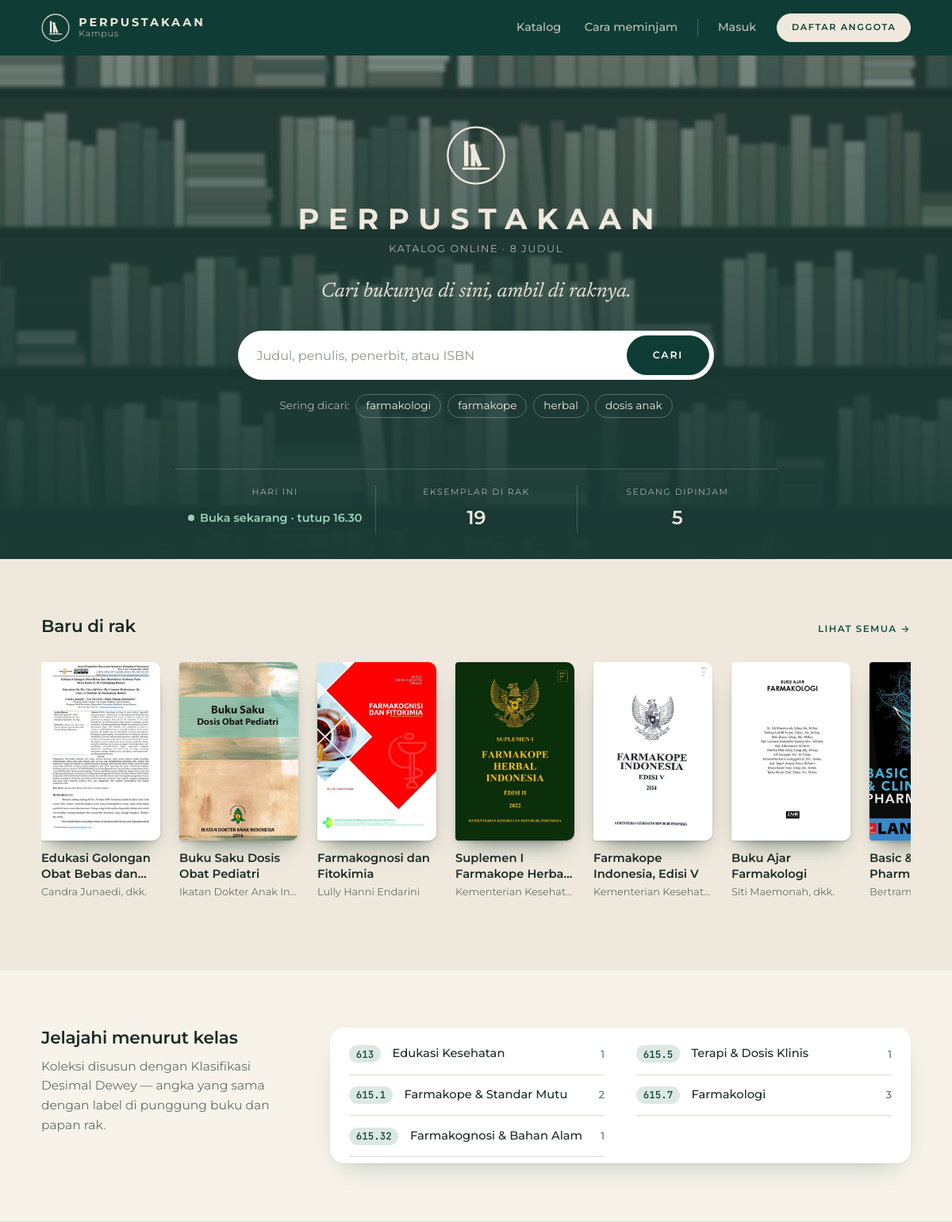
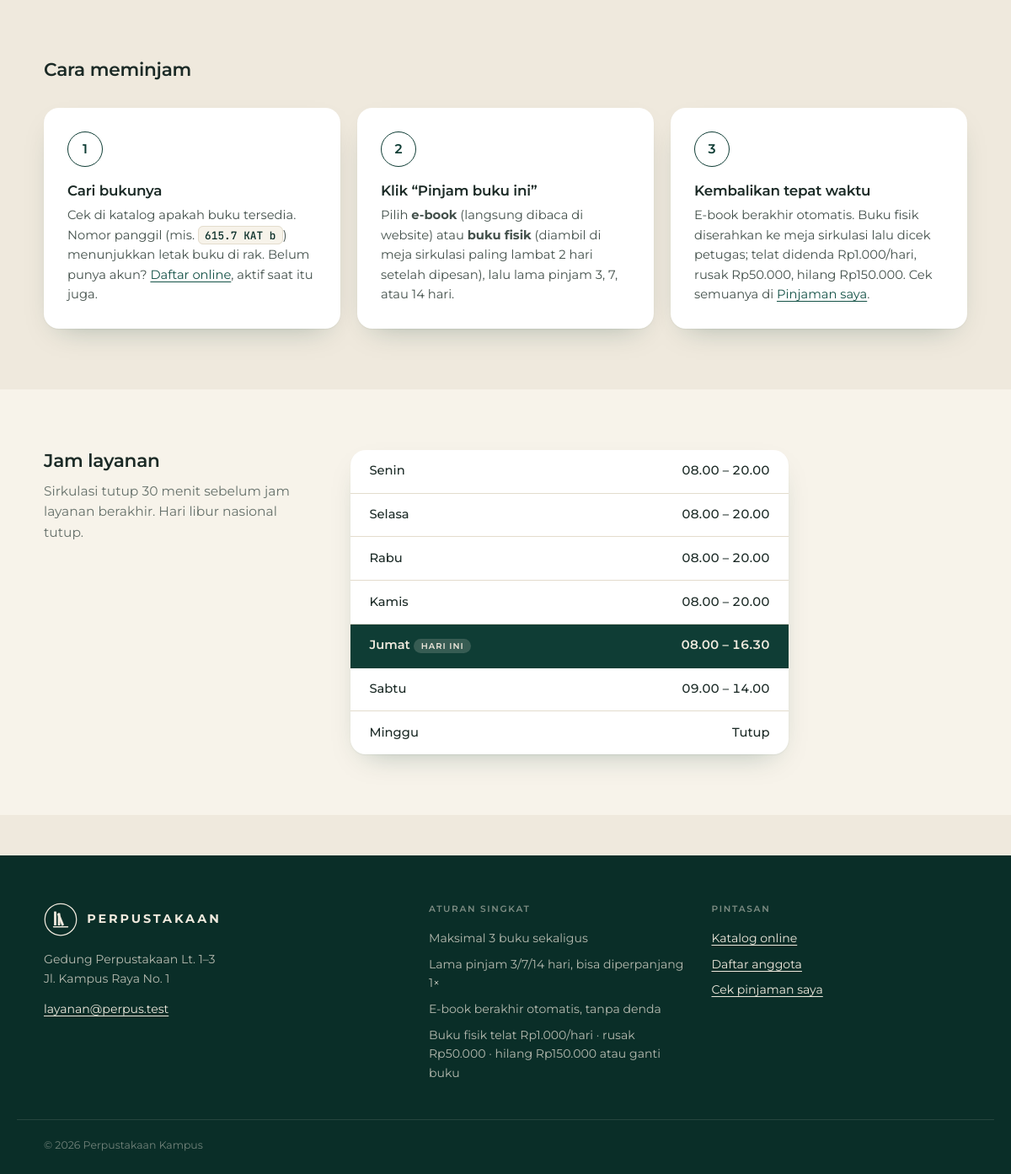
The page / on the database its author committed (2 pictures, top to bottom).
### tables this page shows
CREATE TABLE buku (
  id INT AUTO_INCREMENT PRIMARY KEY,
  judul VARCHAR(200) NOT NULL,
  penulis VARCHAR(150) NOT NULL,
  penerbit VARCHAR(120) NOT NULL,
  tahun SMALLINT NULL,
  isbn VARCHAR(20) NULL,
  kategori_id INT NOT NULL,
  no_panggil VARCHAR(40) NOT NULL,
  rak VARCHAR(20) NOT NULL,
  halaman SMALLINT NULL,
  bahasa VARCHAR(30) NOT NULL DEFAULT 'Indonesia',
  stok TINYINT UNSIGNED NOT NULL DEFAULT 1,
  sinopsis TEXT NULL,
  daftar_isi TEXT NULL,           
  file_pdf VARCHAR(150) NULL,     
  sampul VARCHAR(150) NULL,       
  dibuat TIMESTAMP NOT NULL DEFAULT CURRENT_TIMESTAMP,
  FOREIGN KEY (kategori_id) REFERENCES kategori(id)
);

### index.php (the view, shortened to what this page needs)
<?php
require __DIR__ . '/config.php';
$stat = q('SELECT COUNT(*) judul, COALESCE(SUM(stok),0) eksemplar FROM buku')->fetch();
$dipinjam = (int) q('SELECT COUNT(*) FROM peminjaman WHERE tgl_kembali IS NULL')->fetchColumn();
$terbaru = q('SELECT id, judul, penulis, no_panggil, sampul FROM buku ORDER BY dibuat DESC, id DESC LIMIT 8')->fetchAll();
$kelas = q('SELECT k.kode, k.nama, COUNT(b.id) jumlah FROM kategori k LEFT JOIN buku b ON b.kategori_id = k.id
            GROUP BY k.id ORDER BY k.kode')->fetchAll();
[$buka, $statusLayanan] = status_layanan();
$hariIni = (int) date('N');
$namaHari = [1 => 'Senin', 'Selasa', 'Rabu', 'Kamis', 'Jumat', 'Sabtu', 'Minggu'];
require __DIR__ . '/partials/header.php';
?>
<section class="hero">
  <div class="wrap hero__in">
    <?= logo('hero__logo') ?>
    <h1 class="hero__title">Perpustakaan</h1>
    <p class="hero__sub">Katalog Online · <?= number_format((int) $stat['judul'], 0, ',', '.') ?> Judul</p>
    <p class="hero__tagline">Cari bukunya di sini, ambil di raknya.</p>
    <form class="search search--hero" action="<?= url('katalog.php') ?>" role="search">
      <input id="q" name="q" type="search" placeholder="Judul, penulis, penerbit, atau ISBN" autocomplete="off">
      <button class="btn" type="submit">Cari</button>
    </form>
    <p class="hero__hint">Sering dicari:
      <a href="<?= url('katalog.php?kelas=615.7') ?>">farmakologi</a>
      <a href="<?= url('katalog.php?q=farmakope') ?>">farmakope</a>
      <a href="<?= url('katalog.php?q=herbal') ?>">herbal</a>
      <a href="<?= url('katalog.php?q=pediatri') ?>">dosis anak</a>
    </p>
  </div>
  <div class="wrap">
    <dl class="today" aria-label="Status layanan hari ini">
      <div><dt>Hari ini</dt><dd class="today__status <?= $buka ? 'is-open' : '' ?>"><span class="dot"></span><?= e($statusLayanan) ?></dd></div>
      <div><dt>Eksemplar di rak</dt><dd><?= (int) $stat['eksemplar'] - $dipinjam ?></dd></div>
      <div><dt>Sedang dipinjam</dt><dd><?= $dipinjam ?></dd></div>
    </dl>
  </div>
</section>
<section class="section">
  <div class="wrap">
    <div class="section__head">
      <h2>Baru di rak</h2>
      <a class="link-arrow" href="<?= url('katalog.php?urut=terbaru') ?>">Lihat semua</a>
    </div>
    <ul class="shelf">
      <?php foreach ($terbaru as $b): ?>
        <li>
          <a class="shelf__item" href="<?= url('buku.php?id=' . $b['id']) ?>">
            <?= sampul($b) ?>
            <span class="shelf__title"><?= e($b['judul']) ?></span>
            <span class="shelf__author"><?= e($b['penulis']) ?></span>
          </a>
        </li>
      <?php endforeach ?>
    </ul>
  </div>
</section>
<section class="section section--alt">
  <div class="wrap split">
    <div>
      <h2>Jelajahi menurut kelas</h2>
      <p class="muted">Koleksi disusun dengan Klasifikasi Desimal Dewey — angka yang sama dengan label di punggung buku dan papan rak.</p>
    </div>
    <ol class="ddc">
      <?php foreach ($kelas as $k): ?>
        <li>
          <a href="<?= url('katalog.php?kelas=' . $k['kode']) ?>">
            <span class="ddc__code"><?= e($k['kode']) ?></span>
            <span class="ddc__name"><?= e($k['nama']) ?></span>
            <span class="ddc__count"><?= (int) $k['jumlah'] ?></span>
          </a>
        </li>
      <?php endforeach ?>
    </ol>
  </div>
</section>
<section class="section" id="cara-pinjam">
  <div class="wrap">
    <h2>Cara meminjam</h2>
    <ol class="steps">
      <li>
        <h3>Cari bukunya</h3>
        <p>Cek di katalog apakah buku tersedia. Nomor panggil (mis. <code class="callno">615.7 KAT b</code>) menunjukkan letak buku di rak. Belum punya akun? <a href="<?= url('daftar.php') ?>">Daftar online</a>, aktif saat itu juga.</p>
      </li>
      <li>
        <h3>Klik “Pinjam buku ini”</h3>
        <p>Pilih <strong>e-book</strong> (langsung dibaca di website) atau <strong>buku fisik</strong> (diambil di meja sirkulasi paling lambat <?= BATAS_AMBIL ?> hari setelah dipesan), lalu lama pinjam <?= implode(', ', array_slice(PILIHAN_LAMA, 0, -1)) ?>, atau <?= max(PILIHAN_LAMA) ?> hari.</p>
      </li>
      <li>
        <h3>Kembalikan tepat waktu</h3>
        <p>E-book berakhir otomatis. Buku fisik diserahkan ke meja sirkulasi lalu dicek petugas; telat didenda <?= rupiah(DENDA_PER_HARI) ?>/hari, rusak <?= rupiah(DENDA_KONDISI['rusak']) ?>, hilang <?= rupiah(DENDA_KONDISI['hilang']) ?>. Cek semuanya di <a href="<?= url('pinjaman.php') ?>">Pinjaman saya</a>.</p>
      </li>
    </ol>
  </div>
</section>
<section class="section section--alt" id="jam">
  <div class="wrap split">
    <div>
      <h2>Jam layanan</h2>
      <p class="muted">Sirkulasi tutup 30 menit sebelum jam layanan berakhir. Hari libur nasional tutup.</p>
    </div>
    <table class="hours">
      <?php foreach (JAM_LAYANAN as $h => $jam): ?>
        <tr<?= $h === $hariIni ? ' class="is-today"' : '' ?>>
          <th scope="row"><?= $namaHari[$h] ?><?= $h === $hariIni ? ' <span class="tag">Hari ini</span>' : '' ?></th>
          <td><?= $jam ? str_replace(':', '.', $jam[0]) . ' – ' . str_replace(':', '.', $jam[1]) : 'Tutup' ?></td>
        </tr>
      <?php endforeach ?>
    </table>
  </div>
</section>
<?php require __DIR__ . '/partials/footer.php'; ?>

### config.php (shortened to what this page needs)
<?php
function url(string $path = ''): string { return BASE . '/' . $path; }
function db(): PDO
{
    static $pdo;
    if (!$pdo) {
        try {
            $pdo = new PDO('mysql:host=' . DB_HOST . ';port=' . DB_PORT . ';dbname=' . DB_NAME . ';charset=utf8mb4', DB_USER, DB_PASS, [
                PDO::ATTR_ERRMODE => PDO::ERRMODE_EXCEPTION,
                PDO::ATTR_DEFAULT_FETCH_MODE => PDO::FETCH_ASSOC,
            ]);
        } catch (PDOException $e) {
            http_response_code(500);
            exit('<p style="font:16px sans-serif;padding:2rem">Database belum tersambung. Jalankan MySQL dan import <code>database.sql</code>, lalu cek pengaturan di <code>config.php</code>.</p>');
        }
        rawat_data();
    }
    return $pdo;
}
function rawat_data(): void
{
    q("UPDATE peminjaman SET tgl_kembali = jatuh_tempo, kondisi = 'baik'
       WHERE format = 'ebook' AND tgl_kembali IS NULL AND jatuh_tempo < CURDATE()");
    q("DELETE FROM peminjaman WHERE format = 'fisik' AND tgl_ambil IS NULL AND tgl_kembali IS NULL
       AND tgl_pinjam < CURDATE() - INTERVAL " . BATAS_AMBIL . " DAY");
    q('DELETE FROM antrean WHERE tgl_tersedia < CURDATE() - INTERVAL ' . BATAS_GILIRAN . ' DAY');
    foreach (q('SELECT DISTINCT buku_id FROM antrean WHERE tgl_tersedia IS NULL')->fetchAll(PDO::FETCH_COLUMN) as $bukuId) {
        $kosong = (int) q('SELECT b.stok - ' . SQL_DIPINJAM . ' FROM buku b WHERE b.id = ?', [$bukuId])->fetchColumn();
        if ($kosong > 0) {
            q('UPDATE antrean SET tgl_tersedia = CURDATE() WHERE buku_id = ? AND tgl_tersedia IS NULL ORDER BY dibuat, id LIMIT ' . $kosong, [$bukuId]);
        }
    }
}
function q(string $sql, array $args = []): PDOStatement
{
    $st = db()->prepare($sql);
    $st->execute($args);
    return $st;
}
function e(?string $s): string { return htmlspecialchars((string) $s, ENT_QUOTES, 'UTF-8'); }
function rupiah(int $n): string { return 'Rp' . number_format($n, 0, ',', '.'); }
function status_layanan(): array
{
    $jam = JAM_LAYANAN[(int) date('N')];
    $now = date('H:i');
    if ($jam && $now >= $jam[0] && $now < $jam[1]) return [true, 'Buka sekarang · tutup ' . str_replace(':', '.', $jam[1])];
    return [false, 'Tutup sekarang'];
}
function logo(string $kelas = ''): string
{
    return '<svg class="logo ' . $kelas . '" viewBox="0 0 48 48" aria-hidden="true" fill="currentColor">'
        . '<circle cx="24" cy="24" r="22.5" fill="none" stroke="currentColor" stroke-width="1.5"/>'
        . '<rect x="14.5" y="12.5" width="3.4" height="20" rx=".6"/><rect x="20" y="15" width="3.4" height="17.5" rx=".6"/>'
        . '<rect x="25.6" y="14" width="3.4" height="18.5" rx=".6" transform="rotate(-22 27.3 32.5)"/>'
        . '<rect x="13" y="33.6" width="22" height="1.8" rx=".9"/></svg>';
}
function sampul(array $b, string $ukuran = 'md'): string
{
    if (!empty($b['sampul'])) {
        return '<img class="cover cover--' . $ukuran . ' cover--foto" src="' . url('assets/sampul/' . rawurlencode($b['sampul']))
            . '" alt="" loading="lazy">';
    }
    $warna = ['#0F3D35', '#1E5A4E', '#6E5B45', '#3F5B57', '#8A7A5E', '#2D4A44', '#5E6F64', '#4A3F36', '#26332F', '#7C6A4F'];
    $c = $warna[crc32($b['judul']) % count($warna)];
    $kelas = (string) strtok($b['no_panggil'] ?? '', ' ');
    return '<div class="cover cover--' . $ukuran . '" style="--c:' . $c . '" aria-hidden="true">'
        . '<span class="cover__no">' . e($kelas) . '</span>'
        . '<span class="cover__judul">' . e($b['judul']) . '</span>'
        . '<span class="cover__penulis">' . e($b['penulis']) . '</span></div>';
}

### rows shown on the page
buku: sampul (picture), judul "Edukasi Golongan Obat Bebas…", penulis "Candra Junaedi, dkk."
buku: sampul (picture), judul "Buku Saku Dosis Obat Pediatri", penulis "Ikatan Dokter Anak In…"
buku: sampul (picture), judul "Farmakognosi dan Fitokimia", penulis "Lully Hanni Endarini"
buku: sampul (picture), judul "Suplemen I Farmakope…", penulis "Kementerian Kesehat…"
buku: sampul (picture), judul "Farmakope Indonesia, Edisi V", penulis "Kementerian Kesehat…"
buku: sampul (picture), judul "Buku Ajar Farmakologi", penulis "Siti Maemonah, dkk."
buku: sampul (picture), penulis "Bertram G. Katzung (…"

### other values the page prints
$stat['judul'] "8"
$statusLayanan "Buka sekarang · tutup 16.30"
$dipinjam "5"
$k['kode'] "613"
$k['nama'] "Edukasi Kesehatan"
$k['jumlah'] "1"
$k['kode'] "615.1"
$k['nama'] "Farmakope & Standar Mutu"
$k['jumlah'] "2"
$k['kode'] "615.32"
$k['nama'] "Farmakognosi & Bahan Alam"
$k['kode'] "615.5"
$k['nama'] "Terapi & Dosis Klinis"
$k['kode'] "615.7"
$k['nama'] "Farmakologi"
